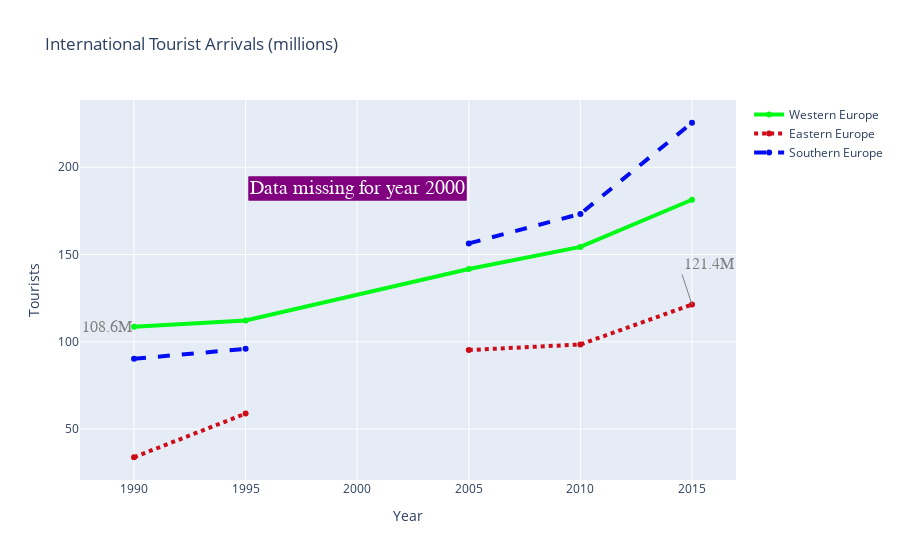

This figure's notebook cell:
### Markdown cell above
#### Plot the figure with the data and layout with annotations

### Code cell
fig = dict(data=data, 
           layout=layout)

offline.iplot(fig)

### Figure 1 — Plotly figure (JSON) as saved in the notebook; plotly's stock layout.template omitted (floating-point values rounded to 4 significant figures)
{"data": [{"connectgaps": true, "line": {"color": "rgb(0, 250, 24)", "width": 4}, "name": "Western Europe", "type": "scatter", "x": [1990, 1995, 2000, 2005, 2010, 2015], "y": [108.6, 112.2, null, 141.7, 154.4, 181.4]}, {"connectgaps": false, "line": {"color": "rgb(205, 12, 24)", "dash": "dot", "width": 4}, "name": "Eastern Europe", "type": "scatter", "x": [1990, 1995, 2000, 2005, 2010, 2015], "y": [33.9, 58.9, null, 95.3, 98.5, 121.4]}, {"line": {"color": "rgba(2, 12, 240, 191)", "dash": "dash", "width": 4}, "name": "Southern Europe", "type": "scatter", "x": [1990, 1995, 2000, 2005, 2010, 2015], "y": [90.3, 96, null, 156.4, 173.3, 225.5]}], "layout": {"annotations": [{"font": {"color": "grey", "family": "Arial", "size": 16}, "showarrow": false, "text": "108.6M", "x": 1990, "xanchor": "right", "y": 108.6, "yanchor": "middle"}, {"bgcolor": "purple", "font": {"color": "white", "family": "Times New Roman", "size": 20}, "showarrow": false, "text": "Data missing for year 2000", "x": 2000, "y": 0.8, "yref": "paper"}, {"arrowcolor": "grey", "font": {"color": "grey", "family": "Arial", "size": 16}, "showarrow": true, "text": "121.4M", "x": 2015, "xanchor": "left", "y": 121.4, "yanchor": "bottom"}, {"bgcolor": "purple", "font": {"color": "white", "family": "Times New Roman", "size": 20}, "showarrow": false, "text": "Data missing for year 2000", "x": 2000, "y": 0.8, "yref": "paper"}], "title": {"text": "International Tourist Arrivals (millions)"}, "xaxis": {"title": {"text": "Year"}}, "yaxis": {"title": {"text": "Tourists"}}}}
